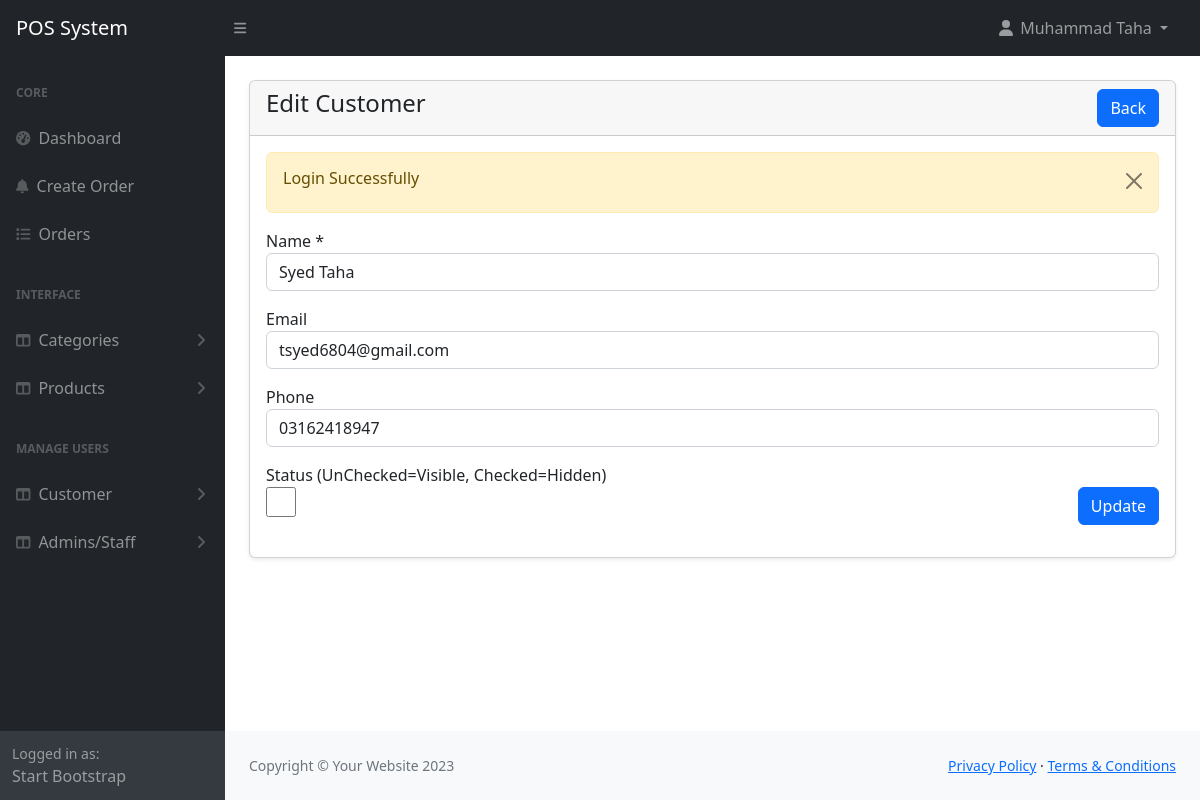
The page /admin/customers-edit.php?id=1 (signed in) on the database its author committed.
### tables this page shows
CREATE TABLE `customers` (
  `id` int(11) NOT NULL,
  `name` varchar(255) NOT NULL,
  `email` varchar(255) DEFAULT NULL,
  `phone` varchar(225) DEFAULT NULL,
  `status` tinyint(1) NOT NULL DEFAULT 0 COMMENT '0=visible,1=hidden',
  `created_at` date NOT NULL DEFAULT current_timestamp()
);

### admin/customers-edit.php (the view, shortened to what this page needs)
<?php include('includes/header.php'); ?>
<div class="container-fluid px-4">
        <div class="card mt-4 shadow-sm">
            <div class="card-header">
                <h4 class="mb-0">Edit Customer
                    <a href="customer.php" class="btn btn-primary float-end">Back</a>
                </h4>
            </div>
            <div class="card-body">
            <form action="code.php" method="POST">
                <?php
                    $paramValue = checkParamId('id');
                    $customer = getById('customers', $paramValue);
                    if($customer['status'] == 200)
                    {
                        ?>
                     <div class="row">
                        <div class="col-md-12 mb-3">
                            <label for="">Name *</label>
                            <input type="text" name="name" required value="<?= $customer['data']['name']; ?>" class="form-control" />
                        </div>
                        <div class="col-md-12 mb-3">
                            <label for="">Email</label>
                            <input type="email" name="email" value="<?= $customer['data']['email']; ?>" class="form-control" />
                        </div>
                        <div class="col-md-12 mb-3">
                            <label for="">Phone </label>
                            <input type="number" name="phone" value="<?= $customer['data']['phone']; ?>" class="form-control" />
                        </div>
                        <div class="col-md-6">
                            <label>Status (UnChecked=Visible, Checked=Hidden)</label>
                            <br>
                            <input type="checkbox" name="status" <?= $customer['data']['status'] == true ? 'checked' : ''; ?> style="width:30px; height: 30px;";/>
                        </div>
                         <div class="col-md-6 mb-3 text-end">
                            <br>
                            <button type="submit" name="updateCustomer" class="btn btn-primary">Update</button>
                    </div>
                    </div>
                    <?php
                    }
                    else
                    {
                     echo '<h5>'.$customer['message'].'</h5>';
                     return false;
                    }
                ?>
                </form>
            </div>
        </div>
</div>
<?php include('includes/footer.php'); ?>

### rows shown on the page
customers: name "Syed Taha", email "tsyed6804@gmail.com", phone "03162418947"

### other values the page prints
$_SESSION['loggedInUser']['name'] "Muhammad Taha"
$_SESSION['status'] "Login Successfully"
